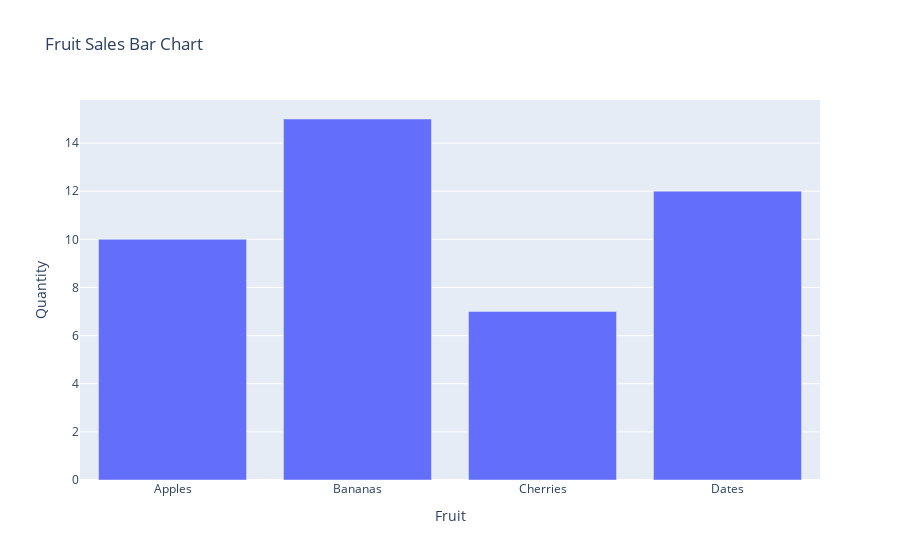

The notebook cell this image was saved under:
### Code cell
# 5. Generate a bar plot using Plotly.

import plotly.express as px

data = {
    'Fruit': ['Apples', 'Bananas', 'Cherries', 'Dates'],
    'Quantity': [10, 15, 7, 12]
}

fig = px.bar(data, x='Fruit', y='Quantity', title='Fruit Sales Bar Chart')
fig.show()

### Figure 1 — Plotly figure (JSON) as saved in the notebook; plotly's stock layout.template omitted (floating-point values rounded to 4 significant figures)
{"data": [{"hovertemplate": "Fruit=%{x}<br>Quantity=%{y}<extra></extra>", "legendgroup": "", "marker": {"color": "#636efa", "pattern": {"shape": ""}}, "name": "", "orientation": "v", "showlegend": false, "textposition": "auto", "type": "bar", "x": ["Apples", "Bananas", "Cherries", "Dates"], "xaxis": "x", "y": [10, 15, 7, 12], "yaxis": "y"}], "layout": {"barmode": "relative", "legend": {"tracegroupgap": 0}, "title": {"text": "Fruit Sales Bar Chart"}, "xaxis": {"anchor": "y", "domain": [0, 1], "title": {"text": "Fruit"}}, "yaxis": {"anchor": "x", "domain": [0, 1], "title": {"text": "Quantity"}}}}
